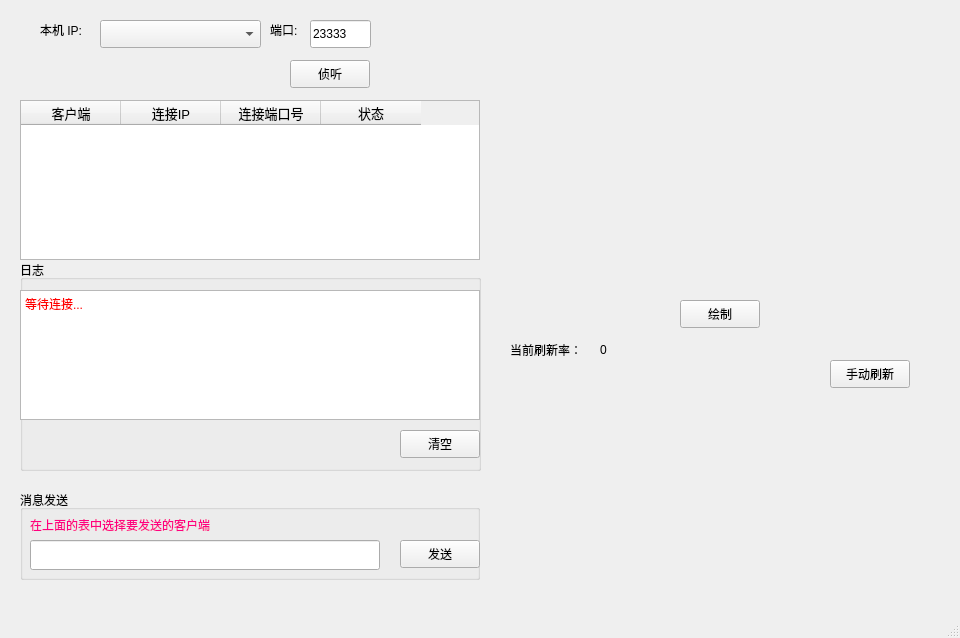
<?xml version="1.0" encoding="UTF-8"?>
<ui version="4.0">
 <class>MainWindow</class>
 <widget class="QMainWindow" name="MainWindow">
  <property name="geometry">
   <rect>
    <x>0</x>
    <y>0</y>
    <width>960</width>
    <height>638</height>
   </rect>
  </property>
  <property name="windowTitle">
   <string>Monitor [Socket 通信]</string>
  </property>
  <widget class="QWidget" name="centralwidget">
   <widget class="QPushButton" name="socketListen">
    <property name="geometry">
     <rect>
      <x>290</x>
      <y>60</y>
      <width>80</width>
      <height>28</height>
     </rect>
    </property>
    <property name="text">
     <string>侦听</string>
    </property>
   </widget>
   <widget class="QComboBox" name="IPComboBox">
    <property name="geometry">
     <rect>
      <x>100</x>
      <y>20</y>
      <width>161</width>
      <height>28</height>
     </rect>
    </property>
   </widget>
   <widget class="QLabel" name="IPLabel">
    <property name="geometry">
     <rect>
      <x>40</x>
      <y>20</y>
      <width>59</width>
      <height>20</height>
     </rect>
    </property>
    <property name="text">
     <string>本机 IP:</string>
    </property>
   </widget>
   <widget class="QLabel" name="serverStateLabel">
    <property name="geometry">
     <rect>
      <x>40</x>
      <y>60</y>
      <width>161</width>
      <height>25</height>
     </rect>
    </property>
    <property name="styleSheet">
     <string notr="true">font: 10pt &quot;Arial&quot;;</string>
    </property>
    <property name="text">
     <string/>
    </property>
   </widget>
   <widget class="QLineEdit" name="localPortEdit">
    <property name="geometry">
     <rect>
      <x>310</x>
      <y>20</y>
      <width>61</width>
      <height>28</height>
     </rect>
    </property>
    <property name="text">
     <string>23333</string>
    </property>
   </widget>
   <widget class="QTableWidget" name="sessionList">
    <property name="geometry">
     <rect>
      <x>20</x>
      <y>100</y>
      <width>460</width>
      <height>160</height>
     </rect>
    </property>
    <column>
     <property name="text">
      <string>客户端</string>
     </property>
     <property name="font">
      <font>
       <family>Arial</family>
       <pointsize>10</pointsize>
      </font>
     </property>
     <property name="textAlignment">
      <set>AlignCenter</set>
     </property>
    </column>
    <column>
     <property name="text">
      <string>连接IP</string>
     </property>
     <property name="font">
      <font>
       <family>Arial</family>
       <pointsize>10</pointsize>
      </font>
     </property>
     <property name="textAlignment">
      <set>AlignCenter</set>
     </property>
    </column>
    <column>
     <property name="text">
      <string>连接端口号</string>
     </property>
     <property name="font">
      <font>
       <family>Arial</family>
       <pointsize>10</pointsize>
      </font>
     </property>
     <property name="textAlignment">
      <set>AlignCenter</set>
     </property>
    </column>
    <column>
     <property name="text">
      <string>状态</string>
     </property>
     <property name="font">
      <font>
       <family>Arial</family>
       <pointsize>10</pointsize>
      </font>
     </property>
     <property name="textAlignment">
      <set>AlignCenter</set>
     </property>
    </column>
   </widget>
   <widget class="QGroupBox" name="LogBox">
    <property name="geometry">
     <rect>
      <x>20</x>
      <y>260</y>
      <width>461</width>
      <height>211</height>
     </rect>
    </property>
    <property name="title">
     <string>日志</string>
    </property>
    <widget class="QTextEdit" name="recievedData">
     <property name="geometry">
      <rect>
       <x>0</x>
       <y>30</y>
       <width>460</width>
       <height>130</height>
      </rect>
     </property>
     <property name="readOnly">
      <bool>true</bool>
     </property>
     <property name="html">
      <string>&lt;!DOCTYPE HTML PUBLIC &quot;-//W3C//DTD HTML 4.0//EN&quot; &quot;http://www.w3.org/TR/REC-html40/strict.dtd&quot;&gt;
&lt;html&gt;&lt;head&gt;&lt;meta name=&quot;qrichtext&quot; content=&quot;1&quot; /&gt;&lt;style type=&quot;text/css&quot;&gt;
p, li { white-space: pre-wrap; }
&lt;/style&gt;&lt;/head&gt;&lt;body style=&quot; font-family:'Sans Serif'; font-size:9pt; font-weight:400; font-style:normal;&quot;&gt;
&lt;p style=&quot; margin-top:0px; margin-bottom:0px; margin-left:0px; margin-right:0px; -qt-block-indent:0; text-indent:0px;&quot;&gt;&lt;span style=&quot; color:#ff0000;&quot;&gt;等待连接...&lt;/span&gt;&lt;/p&gt;&lt;/body&gt;&lt;/html&gt;</string>
     </property>
    </widget>
    <widget class="QPushButton" name="clearLog">
     <property name="geometry">
      <rect>
       <x>380</x>
       <y>170</y>
       <width>80</width>
       <height>28</height>
      </rect>
     </property>
     <property name="text">
      <string>清空</string>
     </property>
    </widget>
   </widget>
   <widget class="QLabel" name="PortLabel">
    <property name="geometry">
     <rect>
      <x>270</x>
      <y>20</y>
      <width>41</width>
      <height>20</height>
     </rect>
    </property>
    <property name="text">
     <string>端口:</string>
    </property>
   </widget>
   <widget class="QGroupBox" name="SendMessageBox">
    <property name="geometry">
     <rect>
      <x>20</x>
      <y>490</y>
      <width>460</width>
      <height>90</height>
     </rect>
    </property>
    <property name="styleSheet">
     <string notr="true">font: 10pt &quot;Arial&quot;;</string>
    </property>
    <property name="title">
     <string>消息发送</string>
    </property>
    <widget class="QLineEdit" name="Message">
     <property name="geometry">
      <rect>
       <x>10</x>
       <y>50</y>
       <width>350</width>
       <height>30</height>
      </rect>
     </property>
    </widget>
    <widget class="QLabel" name="TipLabel">
     <property name="geometry">
      <rect>
       <x>10</x>
       <y>20</y>
       <width>241</width>
       <height>30</height>
      </rect>
     </property>
     <property name="styleSheet">
      <string notr="true">font: 9pt &quot;Arial&quot;;
color: rgb(255, 0, 127);</string>
     </property>
     <property name="text">
      <string>在上面的表中选择要发送的客户端</string>
     </property>
    </widget>
    <widget class="QPushButton" name="Send">
     <property name="geometry">
      <rect>
       <x>380</x>
       <y>50</y>
       <width>80</width>
       <height>28</height>
      </rect>
     </property>
     <property name="text">
      <string>发送</string>
     </property>
    </widget>
   </widget>
   <widget class="QChartView" name="chartView" native="true">
    <property name="geometry">
     <rect>
      <x>500</x>
      <y>10</y>
      <width>451</width>
      <height>281</height>
     </rect>
    </property>
   </widget>
   <widget class="QPushButton" name="drawChart">
    <property name="geometry">
     <rect>
      <x>680</x>
      <y>300</y>
      <width>80</width>
      <height>28</height>
     </rect>
    </property>
    <property name="text">
     <string>绘制</string>
    </property>
   </widget>
   <widget class="QLabel" name="rateLabel">
    <property name="geometry">
     <rect>
      <x>600</x>
      <y>340</y>
      <width>41</width>
      <height>20</height>
     </rect>
    </property>
    <property name="text">
     <string>0</string>
    </property>
   </widget>
   <widget class="QLabel" name="rateLabel_tag">
    <property name="geometry">
     <rect>
      <x>510</x>
      <y>340</y>
      <width>81</width>
      <height>20</height>
     </rect>
    </property>
    <property name="text">
     <string>当前刷新率：</string>
    </property>
   </widget>
   <widget class="QLabel" name="cameraView">
    <property name="geometry">
     <rect>
      <x>510</x>
      <y>380</y>
      <width>271</width>
      <height>191</height>
     </rect>
    </property>
    <property name="text">
     <string/>
    </property>
   </widget>
   <widget class="QPushButton" name="refreshFrame">
    <property name="geometry">
     <rect>
      <x>830</x>
      <y>360</y>
      <width>80</width>
      <height>28</height>
     </rect>
    </property>
    <property name="text">
     <string>手动刷新</string>
    </property>
   </widget>
  </widget>
  <widget class="QMenuBar" name="menubar">
   <property name="geometry">
    <rect>
     <x>0</x>
     <y>0</y>
     <width>960</width>
     <height>25</height>
    </rect>
   </property>
  </widget>
  <widget class="QStatusBar" name="statusbar"/>
 </widget>
 <customwidgets>
  <customwidget>
   <class>QChartView</class>
   <extends>QWidget</extends>
   <header location="global">qchartview.h</header>
   <container>1</container>
  </customwidget>
 </customwidgets>
 <resources/>
 <connections/>
</ui>
